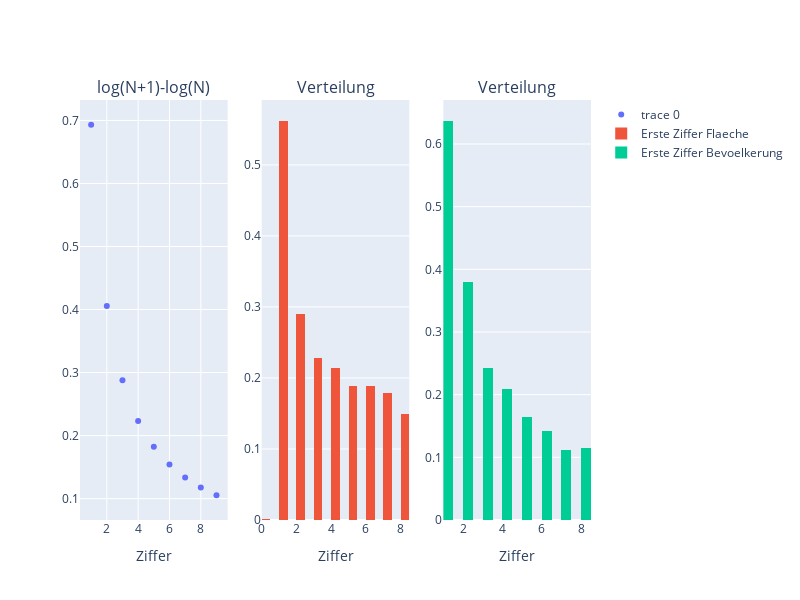

The code cell stored with this chart in its notebook:
### Code cell
# =============================================================================
# # Plots 
# =============================================================================
fig1 = make_subplots(rows=1, cols=3, subplot_titles=("log(N+1)-log(N)", "Verteilung", "Verteilung"))

# Scatterplot manuell hinzufügen
fig1.add_trace(
    go.Scatter(x=N["x"], y=N["Benford"], mode='markers'),
    row=1, col=1
)

fig1.add_trace(
    go.Histogram(x=staedte["1_Flaeche"], histnorm="probability density", name='Erste Ziffer Flaeche', xbins=dict(start=0, end=9, size=.5)),
    row=1, col=2
)
fig1.add_trace(
    go.Histogram(x=staedte["1_Bevoelkerung"], histnorm="probability density", name='Erste Ziffer Bevoelkerung', xbins=dict(start=0, end=9, size=.5)),
    row=1, col=3
)

fig1.update_layout(height=600, width=800, title_text="", xaxis_title_text="Ziffer", yaxis_title_text="")
fig1.update_xaxes(title_text="Ziffer", row=1, col=1)
fig1.update_xaxes(title_text="Ziffer", row=1, col=2)
fig1.update_xaxes(title_text="Ziffer", row=1, col=3)
fig1.show()

### Figure 1 — Plotly figure (JSON) as saved in the notebook; plotly's stock layout.template omitted (floating-point values rounded to 4 significant figures; data arrays with more than 128 entries replaced by an {"elided": "..."} marker saying what was removed)
{"data": [{"mode": "markers", "type": "scatter", "x": [1, 2, 3, 4, 5, 6, 7, 8, 9], "xaxis": "x", "y": [0.6931, 0.4055, 0.2877, 0.2231, 0.1823, 0.1542, 0.1335, 0.1178, 0.1054], "yaxis": "y"}, {"histnorm": "probability density", "name": "Erste Ziffer Flaeche", "type": "histogram", "x": {"elided": "2058 int values"}, "xaxis": "x2", "xbins": {"end": 9, "size": 0.5, "start": 0}, "yaxis": "y2"}, {"histnorm": "probability density", "name": "Erste Ziffer Bevoelkerung", "type": "histogram", "x": {"elided": "2058 int values"}, "xaxis": "x3", "xbins": {"end": 9, "size": 0.5, "start": 0}, "yaxis": "y3"}], "layout": {"annotations": [{"font": {"size": 16}, "showarrow": false, "text": "log(N+1)-log(N)", "x": 0.1444, "xanchor": "center", "xref": "paper", "y": 1, "yanchor": "bottom", "yref": "paper"}, {"font": {"size": 16}, "showarrow": false, "text": "Verteilung", "x": 0.5, "xanchor": "center", "xref": "paper", "y": 1, "yanchor": "bottom", "yref": "paper"}, {"font": {"size": 16}, "showarrow": false, "text": "Verteilung", "x": 0.8556, "xanchor": "center", "xref": "paper", "y": 1, "yanchor": "bottom", "yref": "paper"}], "height": 600, "title": {"text": ""}, "width": 800, "xaxis": {"anchor": "y", "domain": [0, 0.2889], "title": {"text": "Ziffer"}}, "xaxis2": {"anchor": "y2", "domain": [0.3556, 0.6444], "title": {"text": "Ziffer"}}, "xaxis3": {"anchor": "y3", "domain": [0.7111, 1], "title": {"text": "Ziffer"}}, "yaxis": {"anchor": "x", "domain": [0, 1], "title": {"text": ""}}, "yaxis2": {"anchor": "x2", "domain": [0, 1]}, "yaxis3": {"anchor": "x3", "domain": [0, 1]}}}
